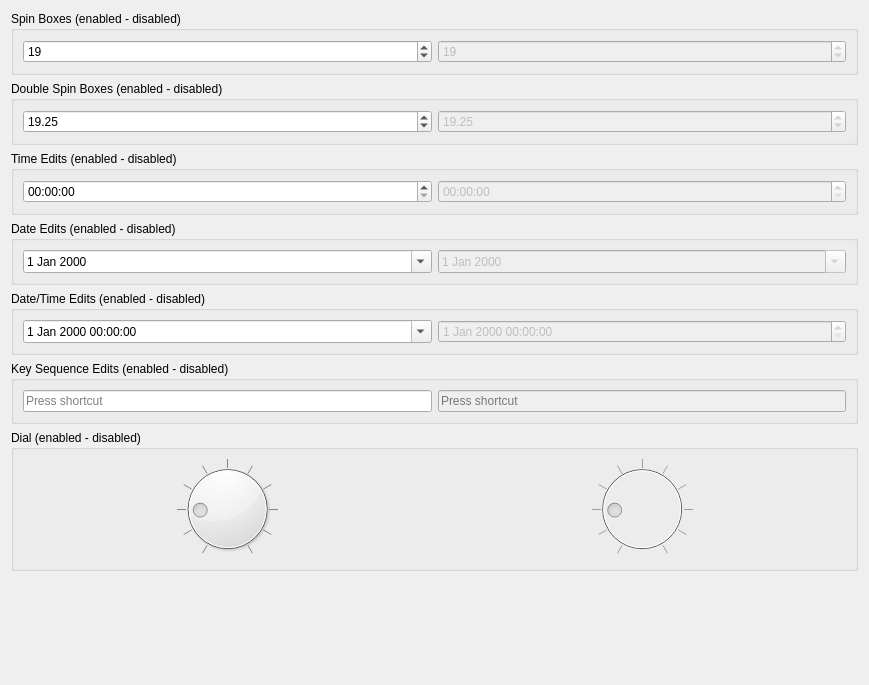
           <widget class="QWidget" name="scrollAreaWidgetContents_9">
            <property name="geometry">
             <rect>
              <x>0</x>
              <y>0</y>
              <width>869</width>
              <height>685</height>
             </rect>
            </property>
            <layout class="QVBoxLayout" name="verticalLayout_15">
             <item>
              <widget class="QGroupBox" name="groupBox_32">
               <property name="title">
                <string>Spin Boxes (enabled - disabled)</string>
               </property>
               <layout class="QHBoxLayout" name="horizontalLayout_7">
                <item>
                 <widget class="QSpinBox" name="spinBox">
                  <property name="value">
                   <number>19</number>
                  </property>
                 </widget>
                </item>
                <item>
                 <widget class="QSpinBox" name="spinBox_2">
                  <property name="enabled">
                   <bool>false</bool>
                  </property>
                  <property name="value">
                   <number>19</number>
                  </property>
                 </widget>
                </item>
               </layout>
              </widget>
             </item>
             <item>
              <widget class="QGroupBox" name="groupBox_33">
               <property name="title">
                <string>Double Spin Boxes (enabled - disabled)</string>
               </property>
               <layout class="QHBoxLayout" name="horizontalLayout_8">
                <item>
                 <widget class="QDoubleSpinBox" name="doubleSpinBox">
                  <property name="value">
                   <double>19.250000000000000</double>
                  </property>
                 </widget>
                </item>
                <item>
                 <widget class="QDoubleSpinBox" name="doubleSpinBox_2">
                  <property name="enabled">
                   <bool>false</bool>
                  </property>
                  <property name="value">
                   <double>19.250000000000000</double>
                  </property>
                 </widget>
                </item>
               </layout>
              </widget>
             </item>
             <item>
              <widget class="QGroupBox" name="groupBox_34">
               <property name="title">
                <string>Time Edits (enabled - disabled)</string>
               </property>
               <layout class="QHBoxLayout" name="horizontalLayout_9">
                <item>
                 <widget class="QTimeEdit" name="timeEdit">
                  <property name="calendarPopup">
                   <bool>true</bool>
                  </property>
                 </widget>
                </item>
                <item>
                 <widget class="QTimeEdit" name="timeEdit_2">
                  <property name="enabled">
                   <bool>false</bool>
                  </property>
                  <property name="calendarPopup">
                   <bool>true</bool>
                  </property>
                 </widget>
                </item>
               </layout>
              </widget>
             </item>
             <item>
              <widget class="QGroupBox" name="groupBox_35">
               <property name="title">
                <string>Date Edits (enabled - disabled)</string>
               </property>
               <layout class="QHBoxLayout" name="horizontalLayout_10">
                <item>
                 <widget class="QDateEdit" name="dateEdit">
                  <property name="calendarPopup">
                   <bool>true</bool>
                  </property>
                 </widget>
                </item>
                <item>
                 <widget class="QDateEdit" name="dateEdit_2">
                  <property name="enabled">
                   <bool>false</bool>
                  </property>
                  <property name="calendarPopup">
                   <bool>true</bool>
                  </property>
                 </widget>
                </item>
               </layout>
              </widget>
             </item>
             <item>
              <widget class="QGroupBox" name="groupBox_36">
               <property name="title">
                <string>Date/Time Edits (enabled - disabled)</string>
               </property>
               <layout class="QHBoxLayout" name="horizontalLayout_11">
                <item>
                 <widget class="QDateTimeEdit" name="dateTimeEdit">
                  <property name="calendarPopup">
                   <bool>true</bool>
                  </property>
                 </widget>
                </item>
                <item>
                 <widget class="QDateTimeEdit" name="dateTimeEdit_2">
                  <property name="enabled">
                   <bool>false</bool>
                  </property>
                 </widget>
                </item>
               </layout>
              </widget>
             </item>
             <item>
              <widget class="QGroupBox" name="groupBox_37">
               <property name="title">
                <string>Key Sequence Edits (enabled - disabled)</string>
               </property>
               <layout class="QHBoxLayout" name="horizontalLayout_12">
                <item>
                 <widget class="QKeySequenceEdit" name="keySequenceEdit"/>
                </item>
                <item>
                 <widget class="QKeySequenceEdit" name="keySequenceEdit_2">
                  <property name="enabled">
                   <bool>false</bool>
                  </property>
                 </widget>
                </item>
               </layout>
              </widget>
             </item>
             <item>
              <widget class="QGroupBox" name="groupBox_38">
               <property name="title">
                <string>Dial (enabled - disabled)</string>
               </property>
               <layout class="QHBoxLayout" name="horizontalLayout_13">
                <item>
                 <widget class="QDial" name="dial">
                  <property name="value">
                   <number>19</number>
                  </property>
                  <property name="notchTarget">
                   <double>10.000000000000000</double>
                  </property>
                  <property name="notchesVisible">
                   <bool>true</bool>
                  </property>
                 </widget>
                </item>
                <item>
                 <widget class="QDial" name="dial_2">
                  <property name="enabled">
                   <bool>false</bool>
                  </property>
                  <property name="value">
                   <number>19</number>
                  </property>
                  <property name="notchTarget">
                   <double>10.000000000000000</double>
                  </property>
                  <property name="notchesVisible">
                   <bool>true</bool>
                  </property>
                 </widget>
                </item>
               </layout>
              </widget>
             </item>
             <item>
              <spacer name="verticalSpacer_16">
               <property name="orientation">
                <enum>Qt::Vertical</enum>
               </property>
               <property name="sizeHint" stdset="0">
                <size>
                 <width>20</width>
                 <height>0</height>
                </size>
               </property>
              </spacer>
             </item>
            </layout>
           </widget>
